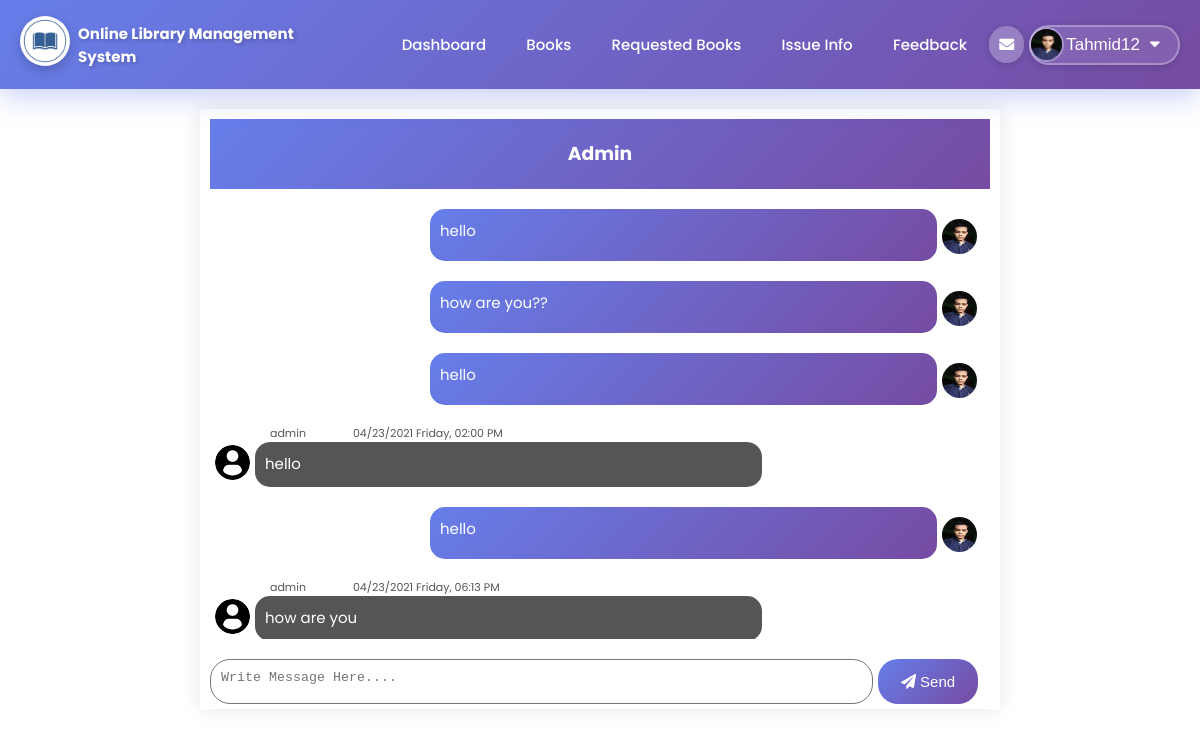
/message.php (signed in), run on the app's committed database.
### tables this page shows
CREATE TABLE `message` (
  `id` int(100) NOT NULL,
  `username` varchar(100) NOT NULL,
  `message` varchar(1000) NOT NULL,
  `status` varchar(100) NOT NULL,
  `sender` varchar(100) NOT NULL,
  `date` varchar(500) NOT NULL
);

### message.php (the view, shortened to what this page needs)
<?php
	include "connection.php";
    include "student_navbar.php";
?>
<!DOCTYPE html>
<html lang="en">
<head>
    <link rel="stylesheet" href="https://cdnjs.cloudflare.com/ajax/libs/font-awesome/5.15.2/css/all.min.css" />
    <link rel="stylesheet" href="style.css?v=<?php echo time(); ?>">
</head>
<body>
    <?php
        if(isset($_POST['submit'])){
            date_default_timezone_set("Asia/Dhaka");
            $d = date("m/d/Y l, h:i A");
            mysqli_query($db,"INSERT into `lms2`.`message` VALUES('','$_SESSION[login_student_username]','$_POST[msg]','no','student','$d');");
            $res = mysqli_query($db,"SELECT * from message where username = '$_SESSION[login_student_username]';");
        }
        else{
            $res = mysqli_query($db,"SELECT * from message where username = '$_SESSION[login_student_username]';");
        }
        mysqli_query($db,"UPDATE message set status='yes' where sender='admin' and username='$_SESSION[login_student_username]';");
    ?>
    <div class="message-container">
        <div class="message-title">
            <h3>Admin</h3>
        </div>
        <div class="msg-text">
            <?php
            while($row=mysqli_fetch_assoc($res)){
                if($row['sender']=='student'){
                    ?>
                    <div class="chat user">
                        <div class="chat-user-img">
                            <?php
                                echo "<img class='user-img' src='images/".$_SESSION['pic']."'>";
                            ?>
                        </div>
                        <div class="chat-box">
                            <p><?php
                                echo $row['message'];
                            ?></p>
                        </div>
                    </div>
                    <?php
                }
                else{
                    $res2 = mysqli_query($db,"SELECT admin.username,pic from admin join message on message.sender= admin.username where message.username='$_SESSION[login_student_username]' ;");
                    $row2 = mysqli_fetch_assoc($res2);
                    ?>
                    <div class="chat admin">
                    <div class="chat-user-img">
                        <?php
                            echo "<img src='images/".$row2['pic']."'>";
                        ?>
                    </div>
                    <div class="username"><p><?php
                                echo $row2['username'];
                                ?>&nbsp;&nbsp;&nbsp;&nbsp;&nbsp;&nbsp;&nbsp;&nbsp;&nbsp;&nbsp;&nbsp;&nbsp;&nbsp;&nbsp;&nbsp;
                                <?php
                                echo $row['date'];
                            ?></p></div>
                    <div class="chat-box">
                        <p><?php
                                echo $row['message'];
                            ?></p>
                    </div>
                    </div>
                    <?php
                }
            }
            ?>
        </div>
        <div class="message-form">
            <form action="" method="post">
                <textarea name="msg" id="" required placeholder="Write Message Here...."></textarea>
                <button class="sendbtn" type="submit" name="submit"><i class="fas fa-paper-plane" ></i>&nbsp;Send</button>
            </form>
        </div>
    </div>
</body>
</html>

### style.css (style rules this page uses)
html { scroll-behavior: smooth; }
* { margin: 0; padding: 0; box-sizing: border-box; }
body { font-family: 'Poppins', sans-serif; }
p { color: #555; }
.chat { display: flex; flex-flow: row wrap; }
.msg-text { height: 450px; overflow-x: hidden; overflow-y: scroll; }
.user .chat-user-img { padding-top: 20px; padding-left: 5px; margin: 0; float: right; }
.chat-user-img img { width: 35px; height: 35px; border-radius: 50%; margin-top: 10px; transition: 0.4s; }
.user .chat-box { float: right; border-radius: 15px; background: linear-gradient(135deg, #667eea 0%, #764ba2 100%); margin-top: 20px; box-sizing: border-box; width: 65%; margin-left: 220px; order: -1; }
.user .chat-box p { color: white; padding: 10px; width: 100%; font-size: 15px; text-align: justify; }
.admin .chat-user-img { padding-top: 30px; padding-left: 5px; margin: 0; }
.admin .username { font-size: 11px; margin-top: 10px; width: 65%; padding-left: 20px; padding-top: 10px; }
.admin .chat-box { float: left; border-radius: 15px; background-color: #555; box-sizing: border-box; width: 65%; margin-left: 45px; margin-top: -45px; }
.admin .chat-box p { color: white; padding: 10px; width: 100%; font-size: 15px; text-align: justify; }
.message-container { height: 600px; width: 800px; background: #fff; padding: 10px; margin: 20px auto; box-shadow: 0 0 20px 0px rgba(0,0,0,0.1); overflow: hidden; }
.message-title { height: 70px; width: 100%; background: linear-gradient(135deg, #667eea 0%, #764ba2 100%); color: white; text-align: center; padding-top: 20px; }
.message-form { height: 100px; padding-top: 20px; }
.message-form textarea { width: 85%; height: 45px; border-radius: 20px; resize: none; padding: 10px; float: left; outline: none; }
.message-form button { color: white; background: linear-gradient(135deg, #667eea 0%, #764ba2 100%); padding: 10px; height: 45px; width: 100px; border: none; border-radius: 20px; font-size: 15px; margin-left: 5px; outline: none; cursor: pointer; }

### data on the page
message: message "hello"
message: message "how are you??"
message: message "hello"
message: admin.pic (picture), admin.username "admin", date "04/23/2021 Friday, 02:00 PM", message "hello"
message: message "hello"
message: admin.pic (picture), admin.username "admin", date "04/23/2021 Friday, 06:13 PM", message "how are you"

### other printed values
$_SESSION['login_student_username'] "Tahmid12"
